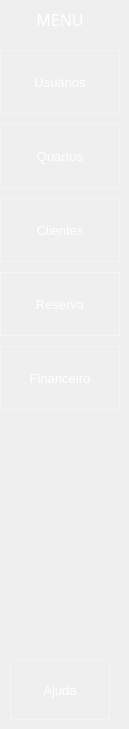
    <widget class="QWidget" name="stackedWidgetPage1">
     <widget class="QToolButton" name="bttn_financial">
      <property name="geometry">
       <rect>
        <x>0</x>
        <y>346</y>
        <width>120</width>
        <height>64</height>
       </rect>
      </property>
      <property name="sizePolicy">
       <sizepolicy hsizetype="Preferred" vsizetype="Preferred">
        <horstretch>0</horstretch>
        <verstretch>0</verstretch>
       </sizepolicy>
      </property>
      <property name="font">
       <font>
        <pointsize>10</pointsize>
       </font>
      </property>
      <property name="styleSheet">
       <string notr="true">QToolButton {
    background-color: rgba(0,0,0,0);
    border: 1px solid rgba(255, 255, 255, 0.3); /* Borda branca translúcida */
    color:  rgba(255, 255, 255,255); 
}

QToolButton:hover {
     background-color: rgba(255, 255, 255, 30);
    border-color: rgba(255, 255, 255,255); 
}

QToolButton:pressed {
    background-color: #339CFF; /* Azul acinzentado */
border-color: #66BFFF; /* Azul escuro */
color:#003366;
}</string>
      </property>
      <property name="text">
       <string>Financeiro</string>
      </property>
      <property name="icon">
       <iconset>
        <normaloff>C:/Users/56915816/Icones/paid_24dp_E3E3E3_FILL0_wght400_GRAD0_opsz24.png</normaloff>C:/Users/56915816/Icones/paid_24dp_E3E3E3_FILL0_wght400_GRAD0_opsz24.png</iconset>
      </property>
      <property name="iconSize">
       <size>
        <width>32</width>
        <height>32</height>
       </size>
      </property>
      <property name="toolButtonStyle">
       <enum>Qt::ToolButtonTextUnderIcon</enum>
      </property>
     </widget>
     <widget class="QToolButton" name="bttn_reserva">
      <property name="geometry">
       <rect>
        <x>0</x>
        <y>272</y>
        <width>120</width>
        <height>64</height>
       </rect>
      </property>
      <property name="sizePolicy">
       <sizepolicy hsizetype="Preferred" vsizetype="Preferred">
        <horstretch>0</horstretch>
        <verstretch>0</verstretch>
       </sizepolicy>
      </property>
      <property name="font">
       <font>
        <pointsize>10</pointsize>
       </font>
      </property>
      <property name="styleSheet">
       <string notr="true">QToolButton {
    background-color: rgba(0,0,0,0);
    border: 1px solid rgba(255, 255, 255, 0.3); /* Borda branca translúcida */
    color:  rgba(255, 255, 255,255); 
}

QToolButton:hover {
     background-color: rgba(255, 255, 255, 30);
    border-color: rgba(255, 255, 255,255); 
}

QToolButton:pressed {
    background-color: #339CFF; /* Azul acinzentado */
border-color: #66BFFF; /* Azul escuro */
color:#003366;
}</string>
      </property>
      <property name="text">
       <string>Reserva</string>
      </property>
      <property name="icon">
       <iconset>
        <normaloff>C:/Users/56915816/Icones/location_away_24dp_E3E3E3_FILL0_wght400_GRAD0_opsz24.png</normaloff>C:/Users/56915816/Icones/location_away_24dp_E3E3E3_FILL0_wght400_GRAD0_opsz24.png</iconset>
      </property>
      <property name="iconSize">
       <size>
        <width>32</width>
        <height>32</height>
       </size>
      </property>
      <property name="toolButtonStyle">
       <enum>Qt::ToolButtonTextUnderIcon</enum>
      </property>
     </widget>
     <widget class="QToolButton" name="bttn_rooms">
      <property name="geometry">
       <rect>
        <x>0</x>
        <y>124</y>
        <width>120</width>
        <height>64</height>
       </rect>
      </property>
      <property name="sizePolicy">
       <sizepolicy hsizetype="Preferred" vsizetype="Preferred">
        <horstretch>0</horstretch>
        <verstretch>0</verstretch>
       </sizepolicy>
      </property>
      <property name="font">
       <font>
        <pointsize>10</pointsize>
       </font>
      </property>
      <property name="toolTipDuration">
       <number>0</number>
      </property>
      <property name="layoutDirection">
       <enum>Qt::LeftToRight</enum>
      </property>
      <property name="styleSheet">
       <string notr="true">QToolButton {
    background-color: rgba(0,0,0,0);
    border: 1px solid rgba(255, 255, 255, 0.3); /* Borda branca translúcida */
    color:  rgba(255, 255, 255,255); 
}

QToolButton:hover {
     background-color: rgba(255, 255, 255, 30);
    border-color: rgba(255, 255, 255,255); 
}

QToolButton:pressed {
    background-color: #339CFF; /* Azul acinzentado */
border-color: #66BFFF; /* Azul escuro */
color:#003366;
}</string>
      </property>
      <property name="text">
       <string>Quartos</string>
      </property>
      <property name="icon">
       <iconset>
        <normaloff>C:/Users/56915816/Icones/night_shelter_24dp_E3E3E3_FILL0_wght400_GRAD0_opsz24.png</normaloff>C:/Users/56915816/Icones/night_shelter_24dp_E3E3E3_FILL0_wght400_GRAD0_opsz24.png</iconset>
      </property>
      <property name="iconSize">
       <size>
        <width>32</width>
        <height>32</height>
       </size>
      </property>
      <property name="toolButtonStyle">
       <enum>Qt::ToolButtonTextUnderIcon</enum>
      </property>
     </widget>
     <widget class="QToolButton" name="bttn_client">
      <property name="geometry">
       <rect>
        <x>0</x>
        <y>198</y>
        <width>120</width>
        <height>64</height>
       </rect>
      </property>
      <property name="sizePolicy">
       <sizepolicy hsizetype="Preferred" vsizetype="Preferred">
        <horstretch>0</horstretch>
        <verstretch>0</verstretch>
       </sizepolicy>
      </property>
      <property name="font">
       <font>
        <pointsize>10</pointsize>
       </font>
      </property>
      <property name="styleSheet">
       <string notr="true">QToolButton {
    background-color: rgba(0,0,0,0);
    border: 1px solid rgba(255, 255, 255, 0.3); /* Borda branca translúcida */
    color:  rgba(255, 255, 255,255); 
}

QToolButton:hover {
     background-color: rgba(255, 255, 255, 30);
    border-color: rgba(255, 255, 255,255); 
}

QToolButton:pressed {
    background-color: #339CFF; /* Azul acinzentado */
border-color: #66BFFF; /* Azul escuro */
color:#003366;
}</string>
      </property>
      <property name="text">
       <string>Clientes</string>
      </property>
      <property name="icon">
       <iconset>
        <normaloff>C:/Users/56915816/Icones/person_24dp_E3E3E3_FILL0_wght400_GRAD0_opsz24.png</normaloff>C:/Users/56915816/Icones/person_24dp_E3E3E3_FILL0_wght400_GRAD0_opsz24.png</iconset>
      </property>
      <property name="iconSize">
       <size>
        <width>32</width>
        <height>32</height>
       </size>
      </property>
      <property name="toolButtonStyle">
       <enum>Qt::ToolButtonTextUnderIcon</enum>
      </property>
     </widget>
     <widget class="QToolButton" name="bttn_user">
      <property name="geometry">
       <rect>
        <x>0</x>
        <y>50</y>
        <width>120</width>
        <height>64</height>
       </rect>
      </property>
      <property name="sizePolicy">
       <sizepolicy hsizetype="Preferred" vsizetype="Preferred">
        <horstretch>0</horstretch>
        <verstretch>0</verstretch>
       </sizepolicy>
      </property>
      <property name="font">
       <font>
        <pointsize>10</pointsize>
       </font>
      </property>
      <property name="layoutDirection">
       <enum>Qt::LeftToRight</enum>
      </property>
      <property name="autoFillBackground">
       <bool>false</bool>
      </property>
      <property name="styleSheet">
       <string notr="true">QToolButton {
    background-color: rgba(0,0,0,0);
    border: 1px solid rgba(255, 255, 255, 0.3); /* Borda branca translúcida */
    color:  rgba(255, 255, 255,255); 
}

QToolButton:hover {
     background-color: rgba(255, 255, 255, 30);
    border-color: rgba(255, 255, 255,255); 
}

QToolButton:pressed {
    background-color: #339CFF; /* Azul acinzentado */
border-color: #66BFFF; /* Azul escuro */
color:#003366;
}
</string>
      </property>
      <property name="text">
       <string>Usuários</string>
      </property>
      <property name="icon">
       <iconset>
        <normaloff>C:/Users/56915816/Icones/group_24dp_E3E3E3_FILL0_wght400_GRAD0_opsz24.png</normaloff>C:/Users/56915816/Icones/group_24dp_E3E3E3_FILL0_wght400_GRAD0_opsz24.png</iconset>
      </property>
      <property name="iconSize">
       <size>
        <width>32</width>
        <height>32</height>
       </size>
      </property>
      <property name="shortcut">
       <string/>
      </property>
      <property name="toolButtonStyle">
       <enum>Qt::ToolButtonTextUnderIcon</enum>
      </property>
     </widget>
     <widget class="QToolButton" name="bttn_chatbot">
      <property name="geometry">
       <rect>
        <x>10</x>
        <y>660</y>
        <width>100</width>
        <height>60</height>
       </rect>
      </property>
      <property name="font">
       <font>
        <pointsize>10</pointsize>
        <weight>50</weight>
        <bold>false</bold>
       </font>
      </property>
      <property name="styleSheet">
       <string notr="true">QToolButton {
    background-color: rgba(0, 0, 0, 0); /* Transparente */
    border: 1px solid rgba(255, 255, 255, 0.3); /* Borda branca translúcida */
    color: rgba(255, 255, 255, 255); /* Texto branco */
}

QToolButton:hover {
    background-color: rgba(255, 255, 255, 0.1); /* Fundo branco muito suave */
    border-color: rgba(255, 255, 255, 0.8); /* Borda branca mais visível */
}

QToolButton:pressed {
    background-color: rgba(41, 124, 0, 0.5); /* Verde (#297C00) com transparência (mais suave) */
    border-color: #5AC54F; /* Verde claro para a borda */
    color: white; /* Mantém o texto branco para melhor contraste */
}</string>
      </property>
      <property name="text">
       <string>Ajuda</string>
      </property>
      <property name="icon">
       <iconset>
        <normaloff>C:/Users/56915816/Icones/smart_toy_24dp_E3E3E3_FILL0_wght400_GRAD0_opsz24.png</normaloff>C:/Users/56915816/Icones/smart_toy_24dp_E3E3E3_FILL0_wght400_GRAD0_opsz24.png</iconset>
      </property>
      <property name="iconSize">
       <size>
        <width>32</width>
        <height>32</height>
       </size>
      </property>
      <property name="toolButtonStyle">
       <enum>Qt::ToolButtonTextUnderIcon</enum>
      </property>
     </widget>
     <widget class="QLabel" name="label_44">
      <property name="geometry">
       <rect>
        <x>0</x>
        <y>0</y>
        <width>120</width>
        <height>40</height>
       </rect>
      </property>
      <property name="font">
       <font>
        <family>Montserrat Medium</family>
        <pointsize>12</pointsize>
        <weight>50</weight>
        <bold>false</bold>
       </font>
      </property>
      <property name="styleSheet">
       <string notr="true">background-color: qlineargradient(spread:pad, x1:0, y1:0, x1:0, y1:1, 
                                 stop:0 rgba(0, 50, 150, 255), 
                                 stop:1 rgba(51, 156, 255, 255));</string>
      </property>
      <property name="text">
       <string>&lt;html&gt;&lt;head/&gt;&lt;body&gt;&lt;p align=&quot;center&quot;&gt;&lt;span style=&quot; color:#ffffff;&quot;&gt;MENU&lt;/span&gt;&lt;/p&gt;&lt;/body&gt;&lt;/html&gt;</string>
      </property>
     </widget>
    </widget>
